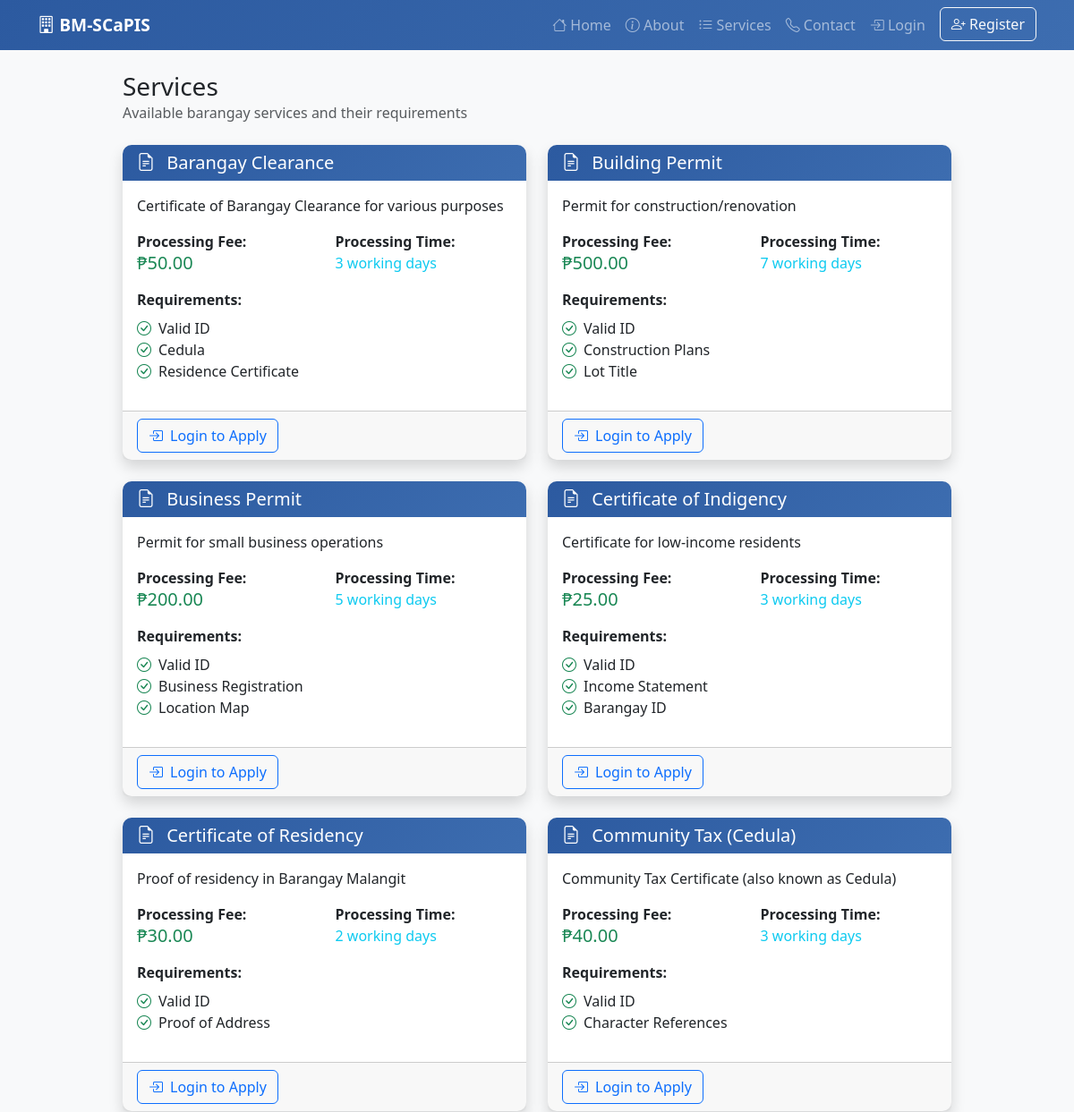
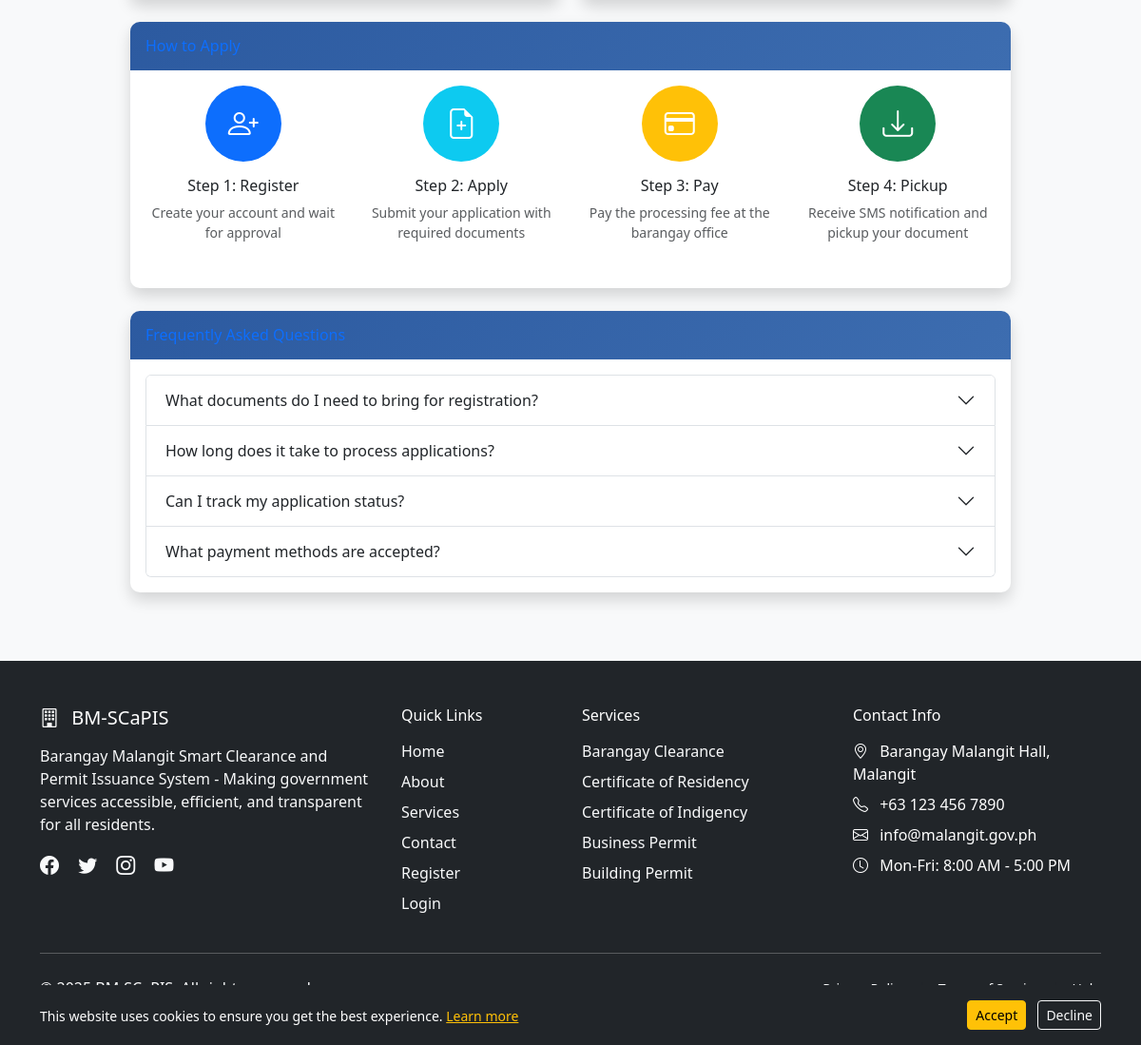
/services.php, run on the app's committed database (2 pictures, top to bottom).
### tables this page shows
CREATE TABLE `document_types` (
  `id` int(11) NOT NULL,
  `type_name` varchar(100) NOT NULL,
  `description` text DEFAULT NULL,
  `fee` decimal(8,2) DEFAULT 0.00,
  `requirements` text DEFAULT NULL,
  `processing_days` int(11) DEFAULT 3,
  `is_active` tinyint(1) DEFAULT 1,
  `created_at` timestamp NOT NULL DEFAULT current_timestamp()
);

### config.php (called while the page is built, shortened)
<?php
function isLoggedIn() {
    if (!isset($_SESSION['user_id']) || empty($_SESSION['user_id'])) {
        return false;
    }
}
?>

### services.php (the view, shortened to what this page needs)
<?php
require_once 'config.php';
require_once 'header.php';
?>
<div class="container py-4">
    <div class="row justify-content-center">
        <div class="col-lg-10">
            <div class="d-flex justify-content-between align-items-center mb-4">
                <div>
                    <h1 class="h3 mb-0 text-gray-800">Services</h1>
                    <p class="mb-0 text-muted">Available barangay services and their requirements</p>
                </div>
            </div>
            <div class="row">
                <?php
                $stmt = $pdo->prepare("SELECT * FROM document_types WHERE is_active = 1 ORDER BY type_name");
                $stmt->execute();
                $documentTypes = $stmt->fetchAll();
                foreach ($documentTypes as $doc) {
                    ?>
                    <div class="col-lg-6 mb-4">
                        <div class="card shadow h-100">
                            <div class="card-header bg-primary text-white">
                                <h5 class="card-title mb-0">
                                    <i class="bi bi-file-earmark-text me-2"></i>
                                    <?php echo htmlspecialchars($doc['type_name']); ?>
                                </h5>
                            </div>
                            <div class="card-body">
                                <p class="card-text"><?php echo htmlspecialchars($doc['description']); ?></p>
                                <div class="row mb-3">
                                    <div class="col-6">
                                        <strong>Processing Fee:</strong><br>
                                        <span class="text-success h5">₱<?php echo number_format($doc['fee'], 2); ?></span>
                                    </div>
                                    <div class="col-6">
                                        <strong>Processing Time:</strong><br>
                                        <span class="text-info"><?php echo $doc['processing_days']; ?> working days</span>
                                    </div>
                                </div>
                                <?php if (!empty($doc['requirements'])): ?>
                                <div class="requirements">
                                    <strong>Requirements:</strong>
                                    <ul class="list-unstyled mt-2">
                                        <?php
                                        $requirements = explode(',', $doc['requirements']);
                                        foreach ($requirements as $req) {
                                            echo '<li><i class="bi bi-check-circle text-success me-2"></i>' . htmlspecialchars(trim($req)) . '</li>';
                                        }
                                        ?>
                                    </ul>
                                </div>
                                <?php endif; ?>
                            </div>
                            <div class="card-footer">
                                <?php if (isLoggedIn() && $_SESSION['role'] === 'resident'): ?>
                                    <a href="apply.php?type=<?php echo $doc['id']; ?>" class="btn btn-primary">
                                        <i class="bi bi-plus-circle me-2"></i>Apply Now
                                    </a>
                                <?php else: ?>
                                    <a href="login.php" class="btn btn-outline-primary">
                                        <i class="bi bi-box-arrow-in-right me-2"></i>Login to Apply
                                    </a>
                                <?php endif; ?>
                            </div>
                        </div>
                    </div>
                    <?php
                }
                ?>
            </div>
            <div class="card shadow mb-4">
                <div class="card-header py-3">
                    <h6 class="m-0 font-weight-bold text-primary">How to Apply</h6>
                </div>
                <div class="card-body">
                    <div class="row">
                        <div class="col-md-3 text-center mb-3">
                            <div class="bg-primary rounded-circle d-inline-flex align-items-center justify-content-center mb-3" style="width: 80px; height: 80px;">
                                <i class="bi bi-person-plus text-white" style="font-size: 2rem;"></i>
                            </div>
                            <h6>Step 1: Register</h6>
                            <p class="small text-muted">Create your account and wait for approval</p>
                        </div>
                        <div class="col-md-3 text-center mb-3">
                            <div class="bg-info rounded-circle d-inline-flex align-items-center justify-content-center mb-3" style="width: 80px; height: 80px;">
                                <i class="bi bi-file-earmark-plus text-white" style="font-size: 2rem;"></i>
                            </div>
                            <h6>Step 2: Apply</h6>
                            <p class="small text-muted">Submit your application with required documents</p>
                        </div>
                        <div class="col-md-3 text-center mb-3">
                            <div class="bg-warning rounded-circle d-inline-flex align-items-center justify-content-center mb-3" style="width: 80px; height: 80px;">
                                <i class="bi bi-credit-card text-white" style="font-size: 2rem;"></i>
                            </div>
                            <h6>Step 3: Pay</h6>
                            <p class="small text-muted">Pay the processing fee at the barangay office</p>
                        </div>
                        <div class="col-md-3 text-center mb-3">
                            <div class="bg-success rounded-circle d-inline-flex align-items-center justify-content-center mb-3" style="width: 80px; height: 80px;">
                                <i class="bi bi-download text-white" style="font-size: 2rem;"></i>
                            </div>
                            <h6>Step 4: Pickup</h6>
                            <p class="small text-muted">Receive SMS notification and pickup your document</p>
                        </div>
                    </div>
                </div>
            </div>
            <div class="card shadow">
                <div class="card-header py-3">
                    <h6 class="m-0 font-weight-bold text-primary">Frequently Asked Questions</h6>
                </div>
                <div class="card-body">
                    <div class="accordion" id="faqAccordion">
                        <div class="accordion-item">
                            <h2 class="accordion-header" id="faq1">
                                <button class="accordion-button collapsed" type="button" data-bs-toggle="collapse" data-bs-target="#collapse1">
                                    What documents do I need to bring for registration?
                                </button>
                            </h2>
                        </div>
                        <div class="accordion-item">
                            <h2 class="accordion-header" id="faq2">
                                <button class="accordion-button collapsed" type="button" data-bs-toggle="collapse" data-bs-target="#collapse2">
                                    How long does it take to process applications?
                                </button>
                            </h2>
                        </div>
                        <div class="accordion-item">
                            <h2 class="accordion-header" id="faq3">
                                <button class="accordion-button collapsed" type="button" data-bs-toggle="collapse" data-bs-target="#collapse3">
                                    Can I track my application status?
                                </button>
                            </h2>
                        </div>
                        <div class="accordion-item">
                            <h2 class="accordion-header" id="faq4">
                                <button class="accordion-button collapsed" type="button" data-bs-toggle="collapse" data-bs-target="#collapse4">
                                    What payment methods are accepted?
                                </button>
                            </h2>
                        </div>
                    </div>
                </div>
            </div>
        </div>
    </div>
</div>
<?php require_once 'footer.php'; ?>

### header.php (style rules this page uses)
:root { --primary-color: #2c5aa0; --secondary-color: #f8f9fa; --success-color: #28a745; --warning-color: #ffc107; --danger-color: #dc3545; --info-color: #17a2b8; --dark-color: #343a40; --light-color: #f8f9fa; }
body { font-family: 'Segoe UI', Tahoma, Geneva, Verdana, sans-serif; background-color: var(--secondary-color); padding-top: 56px; }
.card { border: none; border-radius: 10px; box-shadow: 0 0.125rem 0.25rem rgba(0, 0, 0, 0.075); transition: all 0.3s ease; }
.card-header { background: linear-gradient(135deg, var(--primary-color), #3d6db0); color: white; border-radius: 10px 10px 0 0 !important; border: none; }

### data on the page
document_types: type_name "Barangay Clearance", description "Certificate of Barangay Clearance for various purposes", fee "50.00", processing_days "3", requirements "Valid ID", requirements "Cedula", requirements "Residence Certificate"
document_types: type_name "Building Permit", description "Permit for construction/renovation", fee "500.00", processing_days "7", requirements "Valid ID", requirements "Construction Plans", requirements "Lot Title"
document_types: type_name "Business Permit", description "Permit for small business operations", fee "200.00", processing_days "5", requirements "Valid ID", requirements "Business Registration", requirements "Location Map"
document_types: type_name "Certificate of Indigency", description "Certificate for low-income residents", fee "25.00", processing_days "3", requirements "Valid ID", requirements "Income Statement", requirements "Barangay ID"
document_types: type_name "Certificate of Residency", description "Proof of residency in Barangay Malangit", fee "30.00", processing_days "2", requirements "Valid ID", requirements "Proof of Address"
document_types: type_name "Community Tax (Cedula)", description "Community Tax Certificate (also known as Cedula)", fee "40.00", processing_days "3", requirements "Valid ID", requirements "Character References"

### other printed values
SYSTEM_NAME "BM-SCaPIS"
BARANGAY_NAME "Barangay Malangit"
